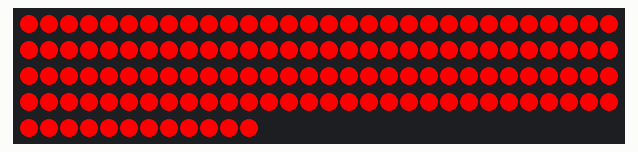
Simulated run of this sketch. Board: ESP32. Shown: 132 RGB LEDs in strip order, left to right, continuing on the next row. WiFi joins after 1.5 s; servers stay silent unless stated; what the sketch prints to the serial monitor is not drawn.

Above: at 1.6 s.

The sketch:

test_wifi.ino
```cpp
#include <WiFi.h>
#include <Adafruit_NeoPixel.h>

// Replace with your Wi-Fi credentials
const char* ssid = "TechPublic";
const char* password = "";
bool wifi_connected = false;

// NeoPixel configuration
const int ledPin = 5;
const int numLeds = 132;
Adafruit_NeoPixel strip = Adafruit_NeoPixel(numLeds, ledPin, NEO_GRB + NEO_KHZ800);

void setup() {
  Serial.begin(115200);

  // Connect to Wi-Fi
  connectWiFi();

  // Initialize NeoPixel strip
  strip.begin();
  strip.setBrightness(255);
  strip.show();
}

void loop() {
  // Blink all LEDs in red
  if (wifi_connected) {
      setColor(255, 0, 0); // Set color to red
      delay(500);
      setColor(0, 0, 0); // Set color to black (off)
      delay(500);
  }
}

void connectWiFi() {
  Serial.print("Connecting to ");
  Serial.println(ssid);

  WiFi.begin(ssid, password);

  while (WiFi.status() != WL_CONNECTED) {
    delay(500);
    Serial.print(".");
  }

  Serial.println("");
  Serial.println("Wi-Fi connected");
  Serial.print("IP address: ");
  Serial.println(WiFi.localIP());
  wifi_connected = true;
}

void setColor(uint8_t r, uint8_t g, uint8_t b) {
  for (int i = 0; i < strip.numPixels(); i++) {
    strip.setPixelColor(i, strip.Color(r, g, b));
  }
  strip.show();
}
```

Measured:
- what the display in image 0 shows lasts 0.5 s, from 1.5 s to 2.0 s
